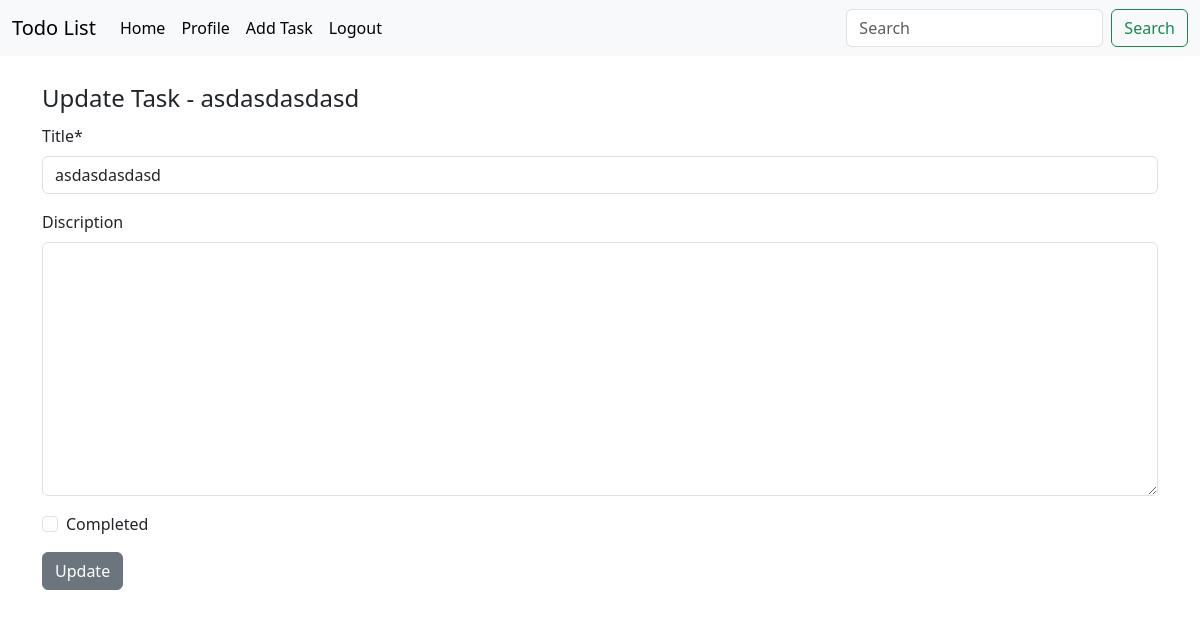
Page /task-update/8 (signed in) on the earlier database version.
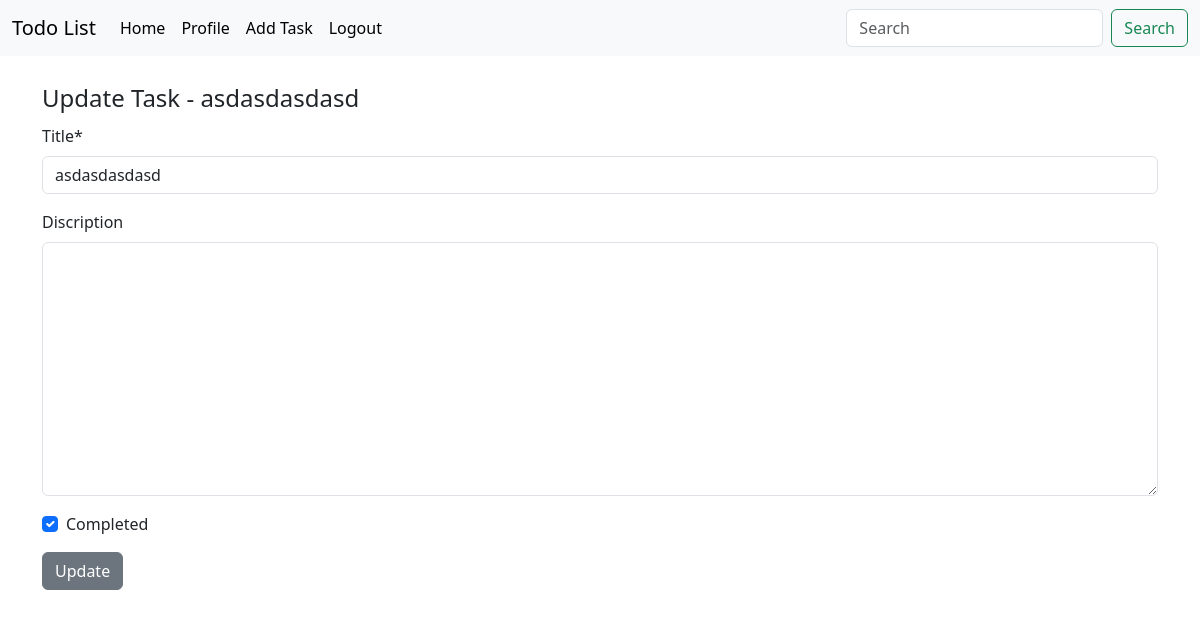
Same page on the later database version.
### base/models.py (models this page shows, shortened)
class Task(models.Model):
    title = models.CharField(max_length=200)
    discription = models.TextField(null=True,blank=True)
    author = models.ForeignKey(User, on_delete=models.CASCADE)
    completed = models.BooleanField(default=False)
    created = models.DateTimeField(auto_now_add=True)
    updated = models.DateTimeField(auto_now=True)

### base/views.py (the view, shortened to what this page needs)
# urls.py: path('task-update/<int:pk>',TaskUpdate.as_view(),name='task-update'),
class TaskUpdate(LoginRequiredMixin, UserPassesTestMixin, UpdateView):
    model = Task
    fields = ['title','discription', 'completed']
    context_object_name = 'task'
    def test_func(self):
        task = self.get_object()
        if task.author == self.request.user:
            return True
        else:
            return False

### base/templates/base/task_form.html (shortened to what this page needs)
{% extends 'index.html' %}
{% load crispy_forms_tags %}
{% block content %}
<form method="POST">
    <legend>{% if task %}Update Task - {{ task.title }}{% else %}Create Task{% endif %}</legend>
    {{ form | crispy }}
    {% if task %}
    <button type="submit" class="btn btn-secondary">Update</button>
    {% else %}
    <button type="submit" class="btn btn-success">Create</button>
    {% endif %}
</form>
{% endblock content %}

Differences in the rows shown:
changed Task "asdasdasdasd": completed "☐" → "☑"
